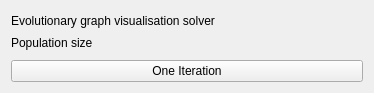
<?xml version="1.0" encoding="UTF-8"?>
<ui version="4.0">
 <class>EvolutionarySolverPlayer</class>
 <widget class="QWidget" name="EvolutionarySolverPlayer">
  <property name="geometry">
   <rect>
    <x>0</x>
    <y>0</y>
    <width>374</width>
    <height>93</height>
   </rect>
  </property>
  <property name="windowTitle">
   <string>Form</string>
  </property>
  <layout class="QVBoxLayout" name="verticalLayout">
   <item>
    <widget class="QLabel" name="label">
     <property name="text">
      <string>Evolutionary graph visualisation solver</string>
     </property>
    </widget>
   </item>
   <item>
    <layout class="QFormLayout" name="populationSizeLayout">
     <property name="fieldGrowthPolicy">
      <enum>QFormLayout::AllNonFixedFieldsGrow</enum>
     </property>
     <item row="0" column="0">
      <widget class="QLabel" name="populationSizeLabel">
       <property name="text">
        <string>Population size</string>
       </property>
      </widget>
     </item>
     <item row="0" column="1">
      <widget class="ui::QLongSpinBox" name="populationSize" native="true">
       <property name="enabled">
        <bool>false</bool>
       </property>
       <property name="readOnly" stdset="0">
        <bool>true</bool>
       </property>
       <property name="minimum" stdset="0">
        <number>1</number>
       </property>
       <property name="maximum" stdset="0">
        <number>10000</number>
       </property>
      </widget>
     </item>
    </layout>
   </item>
   <item>
    <widget class="QPushButton" name="oneIterationButton">
     <property name="text">
      <string>One Iteration</string>
     </property>
    </widget>
   </item>
  </layout>
 </widget>
 <customwidgets>
  <customwidget>
   <class>ui::QLongSpinBox</class>
   <extends>QWidget</extends>
   <header>../src/ui/widgets/qlongspinbox.hpp</header>
  </customwidget>
 </customwidgets>
 <resources/>
 <connections/>
</ui>
